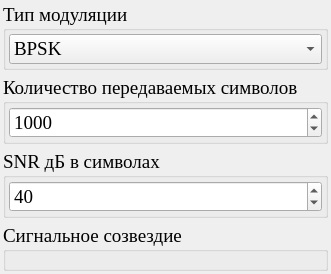
       <widget class="QWidget" name="PageModulation">
        <property name="sizePolicy">
         <sizepolicy hsizetype="Expanding" vsizetype="Expanding">
          <horstretch>0</horstretch>
          <verstretch>0</verstretch>
         </sizepolicy>
        </property>
        <layout class="QVBoxLayout" name="verticalLayout">
         <property name="leftMargin">
          <number>3</number>
         </property>
         <property name="topMargin">
          <number>3</number>
         </property>
         <property name="rightMargin">
          <number>3</number>
         </property>
         <property name="bottomMargin">
          <number>3</number>
         </property>
         <item>
          <widget class="QGroupBox" name="ModTypeGroupBox">
           <property name="maximumSize">
            <size>
             <width>16777215</width>
             <height>80</height>
            </size>
           </property>
           <property name="font">
            <font>
             <family>Times New Roman</family>
             <pointsize>14</pointsize>
            </font>
           </property>
           <property name="autoFillBackground">
            <bool>false</bool>
           </property>
           <property name="title">
            <string>Тип модуляции</string>
           </property>
           <property name="flat">
            <bool>false</bool>
           </property>
           <layout class="QVBoxLayout" name="verticalLayout_4">
            <property name="spacing">
             <number>6</number>
            </property>
            <property name="leftMargin">
             <number>3</number>
            </property>
            <property name="topMargin">
             <number>3</number>
            </property>
            <property name="rightMargin">
             <number>3</number>
            </property>
            <property name="bottomMargin">
             <number>3</number>
            </property>
            <item>
             <widget class="QComboBox" name="ModTypeComboBox">
              <property name="font">
               <font>
                <family>Times New Roman</family>
                <pointsize>14</pointsize>
                <kerning>true</kerning>
               </font>
              </property>
              <property name="accessibleName">
               <string>Тип модуляции</string>
              </property>
              <item>
               <property name="text">
                <string>BPSK</string>
               </property>
              </item>
              <item>
               <property name="text">
                <string>QPSK</string>
               </property>
              </item>
              <item>
               <property name="text">
                <string>16QAM</string>
               </property>
              </item>
              <item>
               <property name="text">
                <string>64QAM</string>
               </property>
              </item>
             </widget>
            </item>
           </layout>
          </widget>
         </item>
         <item>
          <widget class="QGroupBox" name="NumSymGroupBox">
           <property name="maximumSize">
            <size>
             <width>16777215</width>
             <height>80</height>
            </size>
           </property>
           <property name="font">
            <font>
             <family>Times New Roman</family>
             <pointsize>14</pointsize>
            </font>
           </property>
           <property name="title">
            <string>Количество передаваемых символов</string>
           </property>
           <layout class="QVBoxLayout" name="verticalLayout_5">
            <property name="leftMargin">
             <number>3</number>
            </property>
            <property name="topMargin">
             <number>3</number>
            </property>
            <property name="rightMargin">
             <number>3</number>
            </property>
            <property name="bottomMargin">
             <number>3</number>
            </property>
            <item>
             <widget class="QSpinBox" name="NumSymSpinBox">
              <property name="maximum">
               <number>10000000</number>
              </property>
              <property name="value">
               <number>1000</number>
              </property>
             </widget>
            </item>
           </layout>
          </widget>
         </item>
         <item>
          <widget class="QGroupBox" name="SNRSymGroupBox">
           <property name="maximumSize">
            <size>
             <width>16777215</width>
             <height>80</height>
            </size>
           </property>
           <property name="font">
            <font>
             <family>Times New Roman</family>
             <pointsize>14</pointsize>
            </font>
           </property>
           <property name="title">
            <string>SNR дБ в символах</string>
           </property>
           <layout class="QVBoxLayout" name="verticalLayout_6">
            <property name="leftMargin">
             <number>3</number>
            </property>
            <property name="topMargin">
             <number>3</number>
            </property>
            <property name="rightMargin">
             <number>3</number>
            </property>
            <property name="bottomMargin">
             <number>3</number>
            </property>
            <item>
             <widget class="QSpinBox" name="SNRSymSpinBox">
              <property name="maximum">
               <number>100</number>
              </property>
              <property name="value">
               <number>40</number>
              </property>
             </widget>
            </item>
           </layout>
          </widget>
         </item>
         <item>
          <widget class="QGroupBox" name="SymConstGroupBox">
           <property name="sizePolicy">
            <sizepolicy hsizetype="Expanding" vsizetype="Expanding">
             <horstretch>0</horstretch>
             <verstretch>0</verstretch>
            </sizepolicy>
           </property>
           <property name="font">
            <font>
             <family>Times New Roman</family>
             <pointsize>14</pointsize>
            </font>
           </property>
           <property name="title">
            <string notr="true">Сигнальное созвездие</string>
           </property>
           <layout class="QVBoxLayout" name="verticalLayout_8">
            <property name="spacing">
             <number>3</number>
            </property>
            <property name="leftMargin">
             <number>3</number>
            </property>
            <property name="topMargin">
             <number>3</number>
            </property>
            <property name="rightMargin">
             <number>3</number>
            </property>
            <property name="bottomMargin">
             <number>3</number>
            </property>
            <item>
             <widget class="QWidget" name="SymConstGroupBoxWidget" native="true">
              <property name="sizePolicy">
               <sizepolicy hsizetype="Expanding" vsizetype="Expanding">
                <horstretch>0</horstretch>
                <verstretch>0</verstretch>
               </sizepolicy>
              </property>
             </widget>
            </item>
           </layout>
          </widget>
         </item>
        </layout>
       </widget>
